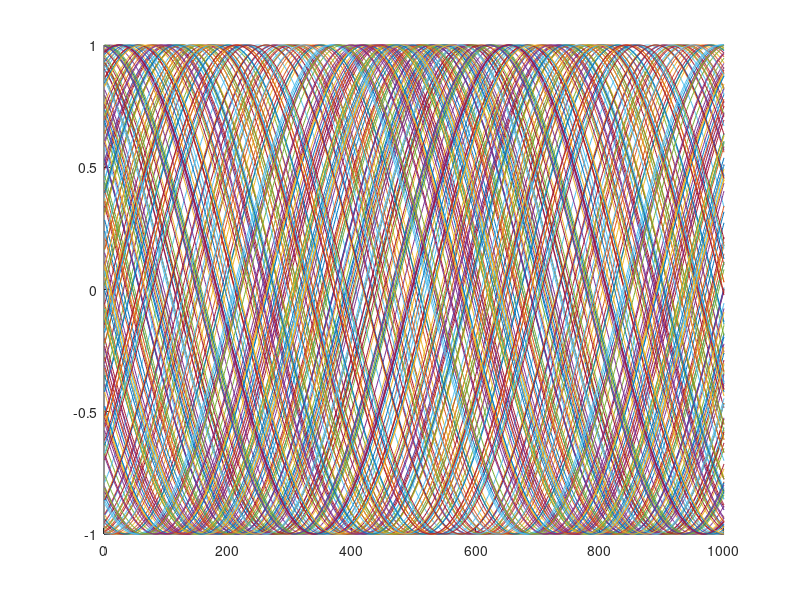

The MATLAB script that drew this image:
%kriticni period ocitivanja je pi po nyquistu
N = 200;
theta = (rand(N, 1) - 1/2) * 2 * pi;
Ts = 0.01;
M = 1000;
X = zeros (M, N);
for i = 1 : N
    for t = 1 : M; 
        X(t, i) = cos(t * Ts + theta(i));
    end
end
hold on
for i = 1 : N
    plot(X(:, i));
end 